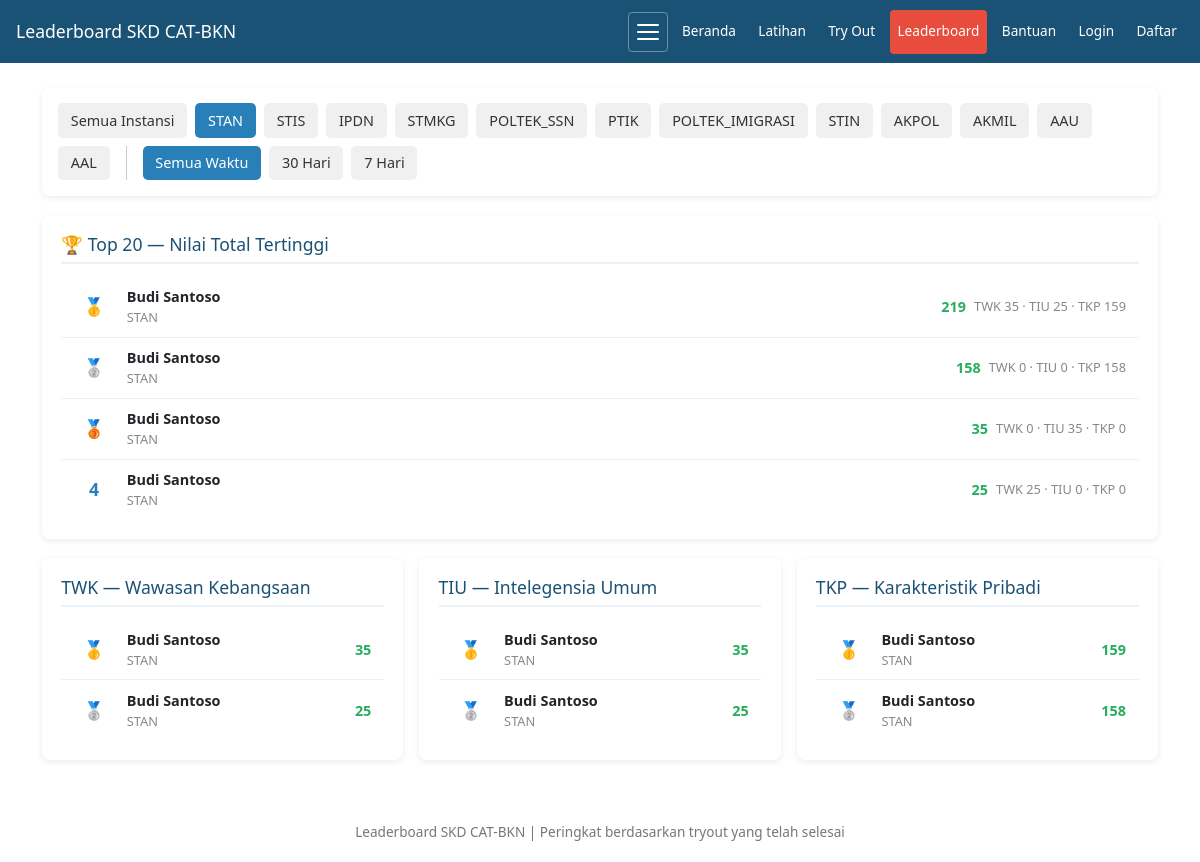
The page /pages/leaderboard.php?period=all&instansi=STAN on the database as committed earlier.
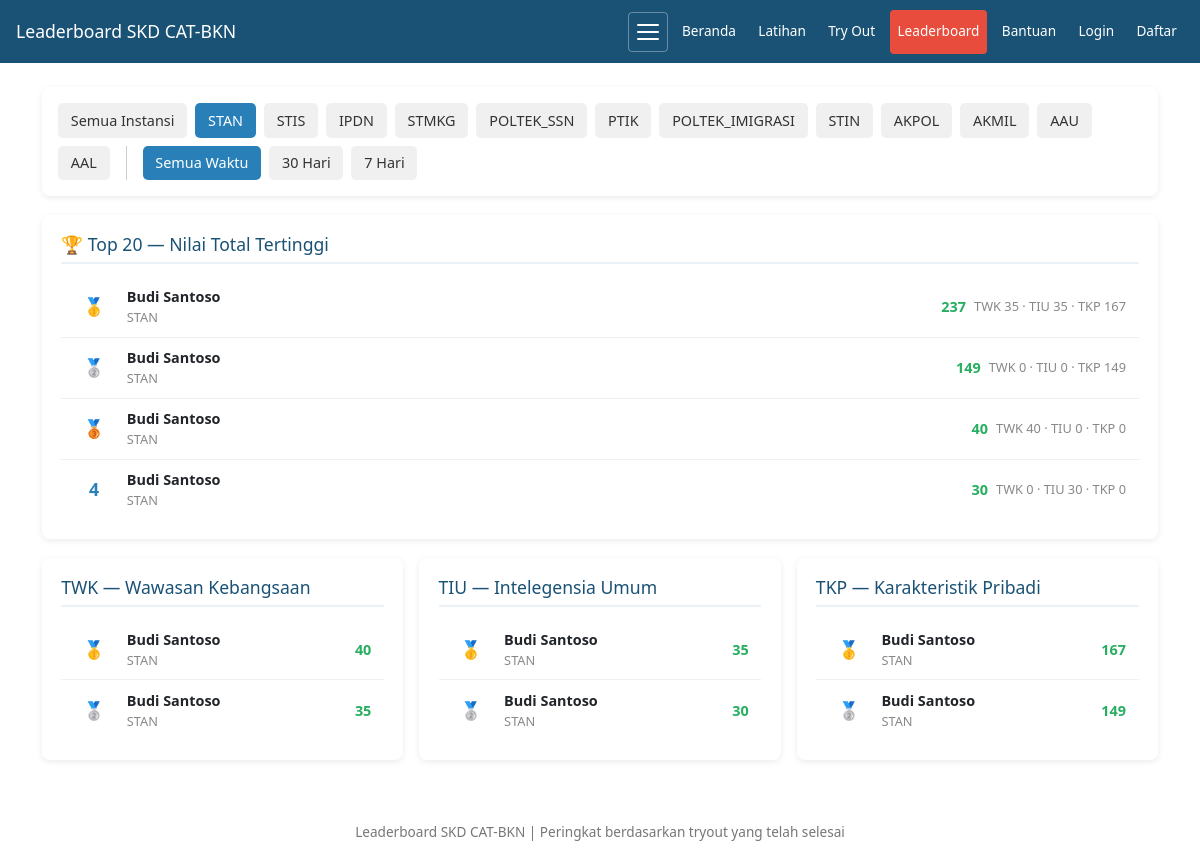
The same page on the database as committed later.
### tables this page shows
CREATE TABLE `instansi` (
  `id` int(11) NOT NULL AUTO_INCREMENT,
  `kode` varchar(20) NOT NULL COMMENT 'Singkatan: STAN, STIS, IPDN, dll',
  `nama` varchar(100) NOT NULL COMMENT 'Nama lengkap instansi',
  `passing_twk` int(11) NOT NULL DEFAULT 65,
  `passing_tiu` int(11) NOT NULL DEFAULT 80,
  `passing_tkp` int(11) NOT NULL DEFAULT 126,
  `passing_total` int(11) NOT NULL DEFAULT 271,
  `deskripsi` text DEFAULT NULL COMMENT 'Info singkat instansi',
  `aktif` tinyint(1) DEFAULT 1,
  `urutan` int(11) DEFAULT 0,
  `created_at` timestamp NOT NULL DEFAULT current_timestamp(),
  PRIMARY KEY (`id`),
  UNIQUE KEY `unique_kode` (`kode`)
);

CREATE TABLE `tryout_sessions` (
  `id` int(11) NOT NULL AUTO_INCREMENT,
  `user_id` int(11) NOT NULL,
  `nama` varchar(100) NOT NULL,
  `durasi_tkp` int(11) DEFAULT 45,
  `durasi_tiu` int(11) DEFAULT 35,
  `durasi_twk` int(11) DEFAULT 30,
  `jumlah_tkp` int(11) DEFAULT 45,
  `jumlah_tiu` int(11) DEFAULT 35,
  `jumlah_twk` int(11) DEFAULT 30,
  `passing_tkp` int(11) DEFAULT 126,
  `passing_tiu` int(11) DEFAULT 80,
  `passing_twk` int(11) DEFAULT 65,
  `passing_total` int(11) DEFAULT 271,
  `waktu_mulai` datetime DEFAULT NULL,
  `waktu_selesai` datetime DEFAULT NULL,
  `nilai_tkp` int(11) DEFAULT 0,
  `nilai_tiu` int(11) DEFAULT 0,
  `nilai_twk` int(11) DEFAULT 0,
  `total_nilai` int(11) DEFAULT 0,
  `status` enum('berjalan','selesai','gagal') DEFAULT 'berjalan',
  `created_at` timestamp NOT NULL DEFAULT current_timestamp(),
  `strict_mode` tinyint(4) DEFAULT 0 COMMENT 'Strict mode: 1 = no back navigation, 0 = normal mode',
  `package_id` int(11) DEFAULT NULL COMMENT 'Reference to tryout_packages table',
  `pause_count` int(11) DEFAULT 0 COMMENT 'Number of times paused',
  `total_pause_seconds` int(11) DEFAULT 0 COMMENT 'Total paused time in seconds',
  `is_paused` tinyint(4) DEFAULT 0 COMMENT 'Currently paused: 1 = yes, 0 = no',
  `paused_at` timestamp NULL DEFAULT NULL COMMENT 'Timestamp when pause started',
  PRIMARY KEY (`id`),
  KEY `user_id` (`user_id`),
  KEY `package_id` (`package_id`),
  KEY `idx_tryout_sessions_user` (`user_id`),
  KEY `idx_tryout_sessions_status` (`status`),
  CONSTRAINT `tryout_sessions_ibfk_1` FOREIGN KEY (`user_id`) REFERENCES `users` (`id`) ON DELETE CASCADE,
  CONSTRAINT `tryout_sessions_ibfk_2` FOREIGN KEY (`package_id`) REFERENCES `tryout_packages` (`id`) ON DELETE SET NULL
);

CREATE TABLE `users` (
  `id` int(11) NOT NULL AUTO_INCREMENT,
  `nama` varchar(100) NOT NULL,
  `email` varchar(100) DEFAULT NULL COMMENT 'Email (deprecated, gunakan no_hp)',
  `instansi_pilihan` varchar(100) DEFAULT NULL,
  `created_at` timestamp NOT NULL DEFAULT current_timestamp(),
  `role` enum('admin','user') DEFAULT 'user',
  `status` enum('active','suspended','banned') DEFAULT 'active' COMMENT 'User account status',
  `suspended_at` timestamp NULL DEFAULT NULL COMMENT 'Timestamp when user was suspended',
  `suspended_reason` text DEFAULT NULL COMMENT 'Reason for suspension',
  `instansi_id` int(11) DEFAULT NULL,
  `password_hash` varchar(255) DEFAULT NULL,
  `failed_attempts` int(11) DEFAULT 0,
  `lockout_until` datetime DEFAULT NULL,
  `instansi` varchar(100) DEFAULT NULL,
  `no_hp` varchar(20) DEFAULT NULL COMMENT 'Nomor HP untuk login (08xx)',
  `sekolah_asal` varchar(100) DEFAULT NULL COMMENT 'Nama sekolah asal (SMA/SMK/MA)',
  `tahun_tamat` int(11) DEFAULT NULL COMMENT 'Tahun tamat sekolah',
  `foto_profil` varchar(255) DEFAULT NULL COMMENT 'Path to profile photo',
  `tanggal_lahir` date DEFAULT NULL COMMENT 'Tanggal lahir user',
  `jenis_kelamin` enum('L','P') DEFAULT NULL COMMENT 'Jenis kelamin: L=Laki-laki, P=Perempuan',
  `alamat` text DEFAULT NULL COMMENT 'Alamat lengkap user',
  `show_leaderboard` tinyint(1) DEFAULT 1 COMMENT 'Show profile in leaderboard: 1=show, 0=hide',
  `notification_preference` enum('push','browser','both','none') DEFAULT 'browser' COMMENT 'Preferensi notifikasi',
  `language` varchar(5) DEFAULT 'id' COMMENT 'Bahasa: id=en, en=english',
  `theme` varchar(10) DEFAULT 'light' COMMENT 'Tema: light/dark',
  `font_size` varchar(10) DEFAULT 'medium' COMMENT 'Ukuran font: small/medium/large',
  PRIMARY KEY (`id`),
  UNIQUE KEY `unique_no_hp` (`no_hp`),
  KEY `instansi_id` (`instansi_id`),
  KEY `idx_status` (`status`),
  CONSTRAINT `users_ibfk_1` FOREIGN KEY (`instansi_id`) REFERENCES `instansi` (`id`) ON DELETE SET NULL
);

### helpers.php (called while the page is built, shortened)
<?php
function e(string $text): string
{
    return htmlspecialchars($text, ENT_QUOTES, 'UTF-8');
}

### pages/leaderboard.php (the view, shortened to what this page needs)
<?php
require '../config.php';
require '../helpers.php';
$instansiList = $pdo->query("SELECT id, kode, nama FROM instansi WHERE aktif = 1 ORDER BY urutan, nama")->fetchAll();
$period = $_GET['period'] ?? 'all';
$instansiFilter = $_GET['instansi'] ?? '';
$where = "ts.status = 'selesai' AND (u.show_leaderboard = 1 OR u.show_leaderboard IS NULL)";
$params = [];
if ($instansiFilter) {
    $where .= " AND (u.instansi = ? OR u.instansi_id = (SELECT id FROM instansi WHERE kode = ? LIMIT 1))";
    $params[] = $instansiFilter;
    $params[] = $instansiFilter;
}
$sqlTotal = "
    SELECT
        u.id as user_id,
        u.nama, u.instansi,
        ts.total_nilai,
        ts.nilai_twk, ts.nilai_tiu, ts.nilai_tkp,
        ts.waktu_mulai
    FROM tryout_sessions ts
    JOIN users u ON ts.user_id = u.id
    WHERE $where
    ORDER BY ts.total_nilai DESC
    LIMIT 20
";
$totalStmt = $pdo->prepare($sqlTotal);
$totalStmt->execute($params);
$topTotal = $totalStmt->fetchAll();
$topSubtes = [];
foreach (['TWK','TIU','TKP'] as $s) {
    $col = "nilai_" . strtolower($s);
    $whereSubtes = "ts.status = 'selesai' AND ts.$col > 0 AND (u.show_leaderboard = 1 OR u.show_leaderboard IS NULL)";
    $paramsSubtes = [];
    if ($instansiFilter) {
        $whereSubtes .= " AND (u.instansi = ? OR u.instansi_id = (SELECT id FROM instansi WHERE kode = ? LIMIT 1))";
        $paramsSubtes[] = $instansiFilter;
        $paramsSubtes[] = $instansiFilter;
    }
    $stmt = $pdo->prepare("
        SELECT u.nama, u.instansi, ts.$col as nilai, ts.waktu_mulai
        FROM tryout_sessions ts
        JOIN users u ON ts.user_id = u.id
        WHERE $whereSubtes
        ORDER BY ts.$col DESC
        LIMIT 10
    ");
    $stmt->execute($paramsSubtes);
    $topSubtes[$s] = $stmt->fetchAll();
}
?>
<!DOCTYPE html>
<html lang="id">
<head>
</head>
<body>
<?php $pageTitle = 'Leaderboard SKD CAT-BKN'; $activePage = 'leaderboard'; ?>
<?php require '../includes/navigation.php'; ?>
<div class="container" id="main-content">
<div class="filter-bar">
    <a href="?period=<?= $period ?>&instansi=" class="<?= !$instansiFilter?'active':'' ?>">Semua Instansi</a>
    <?php foreach ($instansiList as $i): ?>
    <a href="?period=<?= $period ?>&instansi=<?= $i['kode'] ?>" class="<?= $instansiFilter===$i['kode']?'active':'' ?>"><?= e($i['kode']) ?></a>
    <?php endforeach; ?>
    <a href="?period=all&instansi=<?= $instansiFilter ?>" class="<?= $period==='all'?'active':'' ?>">Semua Waktu</a>
    <a href="?period=month&instansi=<?= $instansiFilter ?>" class="<?= $period==='month'?'active':'' ?>">30 Hari</a>
    <a href="?period=week&instansi=<?= $instansiFilter ?>" class="<?= $period==='week'?'active':'' ?>">7 Hari</a>
</div>
<div class="section">
<h2>🏆 Top 20 — Nilai Total Tertinggi</h2>
<?php if (empty($topTotal)): ?>
<div class="empty">Belum ada data tryout yang selesai.</div>
<?php else: ?>
<?php foreach ($topTotal as $i => $r):
    $medal = '';
    if ($i === 0) $medal = '🥇';
    elseif ($i === 1) $medal = '🥈';
    elseif ($i === 2) $medal = '🥉';
    $badgeHtml = '';
?>
<div class="rank-row">
    <div class="rank-num"><?= $medal ?: ($i + 1) ?></div>
    <div class="rank-name">
        <div><strong><?= e($r['nama']) ?></strong><?= $badgeHtml ?></div>
        <div style="font-size:.8rem;color:#888"><?= e($r['instansi'] ?: '-') ?></div>
    </div>
    <div class="rank-score"><?= $r['total_nilai'] ?></div>
    <div class="rank-detail">TWK <?= $r['nilai_twk'] ?> · TIU <?= $r['nilai_tiu'] ?> · TKP <?= $r['nilai_tkp'] ?></div>
</div>
<?php endforeach; ?>
<?php endif; ?>
</div>
<div class="grid-3">
<?php foreach (['TWK'=>'Wawasan Kebangsaan','TIU'=>'Intelegensia Umum','TKP'=>'Karakteristik Pribadi'] as $sub => $label): ?>
<div class="section">
    <h2><?= $sub ?> — <?= $label ?></h2>
    <?php if (empty($topSubtes[$sub])): ?>
    <div class="empty">Belum ada data.</div>
    <?php else: ?>
    <?php foreach ($topSubtes[$sub] as $i => $r):
        $medal = '';
        if ($i === 0) $medal = '🥇';
        elseif ($i === 1) $medal = '🥈';
        elseif ($i === 2) $medal = '🥉';
    ?>
    <div class="rank-row">
        <div class="rank-num"><?= $medal ?: ($i + 1) ?></div>
        <div class="rank-name">
            <div><strong><?= e($r['nama']) ?></strong></div>
            <div style="font-size:.8rem;color:#888"><?= e($r['instansi'] ?: '-') ?></div>
        </div>
        <div class="rank-score"><?= $r['nilai'] ?></div>
    </div>
    <?php endforeach; ?>
    <?php endif; ?>
</div>
<?php endforeach; ?>
</div>
</div>
<div class="footer">
Leaderboard SKD CAT-BKN | Peringkat berdasarkan tryout yang telah selesai
</div>
</body>
</html>

### includes/navigation.php (shortened to what this page needs)
<?php
$pageTitle = $pageTitle ?? 'SKD CAT-BKN';
$activePage = $activePage ?? '';
$userId = $_SESSION['user_id'] ?? null;
$userRole = $_SESSION['role'] ?? '';
$basePath = '';
$apiPath = '/permen/api/';
function isActive($page, $active) {
    return $page === $active ? 'class="active"' : '';
}
?>
<?php
if (!defined('BOOTSTRAP_LOADED')) {
    echo '<link rel="stylesheet" href="/permen/assets/css/bootstrap.min.css">';
    echo '<link rel="stylesheet" href="/permen/assets/css/bootstrap-icons.min.css">';
}
?>
<div class="header" role="banner">
  <h1><?= $pageTitle ?></h1>
  <div class="nav-utils">
    <button class="nav-hamburger" id="navHamburger" aria-expanded="false" aria-controls="navMenu" aria-label="Buka menu navigasi">
      <span></span><span></span><span></span>
    </button>
  </div>
  <nav id="navMenu" class="nav-menu" role="navigation" aria-label="Main navigation">
    <?php if ($userRole === 'admin'): ?>
    <a href="<?= $basePath ?>index.php" <?= isActive('beranda', $activePage) ?> role="menuitem">Beranda</a>
    <a href="<?= $basePath ?>admin_dashboard.php" <?= isActive('admin_dashboard', $activePage) ?> role="menuitem">Dashboard</a>
    <a href="<?= $basePath ?>admin_scheduled_tryouts.php" <?= isActive('admin_scheduled_tryouts', $activePage) ?> role="menuitem">Scheduled Tryout</a>
    <a href="<?= $basePath ?>latihan.php" <?= isActive('latihan', $activePage) ?> role="menuitem">Latihan</a>
    <a href="<?= $basePath ?>tryout.php" <?= isActive('tryout', $activePage) ?> role="menuitem">Try Out</a>
    <a href="<?= $basePath ?>leaderboard.php" <?= isActive('leaderboard', $activePage) ?> role="menuitem">Leaderboard</a>
    <a href="<?= $basePath ?>feedback.php" <?= isActive('feedback', $activePage) ?> role="menuitem">Feedback</a>
    <a href="<?= $basePath ?>help.php" <?= isActive('help', $activePage) ?> role="menuitem">Bantuan</a>
    <a href="<?= $apiPath ?>logout.php" role="menuitem">Logout</a>
    <?php else: ?>
    <a href="<?= $basePath ?>index.php" <?= isActive('beranda', $activePage) ?> role="menuitem">Beranda</a>
    <a href="<?= $basePath ?>latihan.php" <?= isActive('latihan', $activePage) ?> role="menuitem">Latihan</a>
    <a href="<?= $basePath ?>tryout.php" <?= isActive('tryout', $activePage) ?> role="menuitem">Try Out</a>
    <a href="<?= $basePath ?>leaderboard.php" <?= isActive('leaderboard', $activePage) ?> role="menuitem">Leaderboard</a>
    <a href="<?= $basePath ?>help.php" <?= isActive('help', $activePage) ?> role="menuitem">Bantuan</a>
    <a href="<?= $basePath ?>login.php" role="menuitem">Login</a>
    <a href="<?= $basePath ?>register.php" role="menuitem">Daftar</a>
    <?php endif; ?>
  </nav>
</div>

### pages/leaderboard.php (style rules this page uses)
* { box-sizing:border-box;margin:0;padding:0 }
body { font-family:'Segoe UI',Arial,sans-serif;background:#f5f7fa;color:#222;line-height:1.6 }
.header { background:#1a5276;color:#fff;padding:.8rem 1rem;display:flex;justify-content:space-between;align-items:center;flex-wrap:wrap;gap:.4rem }
.header h1 { font-size:1.1rem }
.header a { color:#fff;text-decoration:none;font-size:.85rem }
.container { max-width:900px;margin:1.5rem auto;padding:0 1rem }
.filter-bar { background:#fff;border-radius:8px;padding:1rem;box-shadow:0 2px 6px rgba(0,0,0,.08);margin-bottom:1.2rem;display:flex;gap:.5rem;flex-wrap:wrap }
.filter-bar a { display:inline-block;padding:.4rem .8rem;border-radius:5px;text-decoration:none;font-size:.9rem;color:#333;background:#f0f0f0 }
.filter-bar a.active { background:#2980b9;color:#fff }
.section { background:#fff;border-radius:8px;padding:1.2rem;box-shadow:0 2px 6px rgba(0,0,0,.08);margin-bottom:1.2rem }
.section h2 { color:#1a5276;font-size:1.1rem;margin-bottom:.8rem;border-bottom:2px solid #eaf2f8;padding-bottom:.4rem }
.rank-row { display:flex;align-items:center;padding:.6rem .8rem;border-bottom:1px solid #f0f0f0;font-size:.9rem }
.rank-row:last-child { border-bottom:none }
.rank-num { width:40px;font-weight:bold;color:#2980b9;font-size:1.1rem;text-align:center }
.rank-name { flex:1;padding:0 .8rem }
.rank-score { font-weight:bold;color:#27ae60;min-width:60px;text-align:right }
.rank-detail { color:#888;font-size:.8rem;margin-left:auto;padding-left:.5rem }
.grid-3 { display:grid;grid-template-columns:repeat(auto-fit,minmax(260px,1fr));gap:1rem }
.footer { text-align:center;padding:1.2rem;color:#777;font-size:.85rem;margin-top:1.5rem }

### includes/navigation.php (style rules this page uses)
.header { background:#1a5276;color:#fff;padding:.6rem 1rem;display:flex;justify-content:space-between;align-items:center;position:relative;z-index:100 }
.header h1 { font-size:1.1rem;white-space:nowrap;margin:0;flex:1 }
.nav-utils { display:flex;align-items:center;gap:.3rem }
.nav-utils button { background:none;border:1px solid rgba(255,255,255,.35);color:#fff;border-radius:4px;cursor:pointer;min-height:40px;min-width:40px;font-size:1rem;display:inline-flex;align-items:center;justify-content:center }
.nav-hamburger { display:none;flex-direction:column;justify-content:center;gap:5px;background:none;border:1px solid rgba(255,255,255,.4);border-radius:4px;padding:.4rem .5rem;cursor:pointer;min-height:44px;min-width:44px;align-items:center }
.nav-hamburger span { display:block;width:22px;height:2px;background:#fff;border-radius:2px;transition:transform .25s,opacity .25s }
.nav-menu { display:flex;align-items:center;gap:.2rem .5rem;flex-wrap:wrap }
.nav-menu a { color:#fff;text-decoration:none;font-size:.85rem;white-space:nowrap;min-height:44px;min-width:44px;display:inline-flex;align-items:center;padding:0 .45rem;border-radius:4px;transition:background .15s }
.nav-menu a.active { background:#e74c3c }

Rows that differ between the two databases and show on the page:
removed tryout_sessions: i "🥇", user.nama "Budi Santoso", user.instansi "STAN", total_nilai "219", nilai_twk "35", nilai_tiu "25", nilai_tkp "159", i "🥈"
removed tryout_sessions: i "🥈", user.nama "Budi Santoso", user.instansi "STAN", total_nilai "158", nilai_twk "0", nilai_tiu "0", nilai_tkp "158"
removed tryout_sessions: i "🥉", user.nama "Budi Santoso", user.instansi "STAN", total_nilai "35", nilai_twk "0", nilai_tiu "35", nilai_tkp "0", i "🥇"
removed tryout_sessions: i "4", user.nama "Budi Santoso", user.instansi "STAN", total_nilai "25", nilai_twk "25", nilai_tiu "0", nilai_tkp "0", i "🥈"
added tryout_sessions: i "🥇", user.nama "Budi Santoso", user.instansi "STAN", total_nilai "237", nilai_twk "35", nilai_tiu "35", nilai_tkp "167", i "🥈"
added tryout_sessions: i "🥈", user.nama "Budi Santoso", user.instansi "STAN", total_nilai "149", nilai_twk "0", nilai_tiu "0", nilai_tkp "149"
added tryout_sessions: i "🥉", user.nama "Budi Santoso", user.instansi "STAN", total_nilai "40", nilai_twk "40", nilai_tiu "0", nilai_tkp "0", i "🥇"
added tryout_sessions: i "4", user.nama "Budi Santoso", user.instansi "STAN", total_nilai "30", nilai_twk "0", nilai_tiu "30", nilai_tkp "0", i "🥈"
